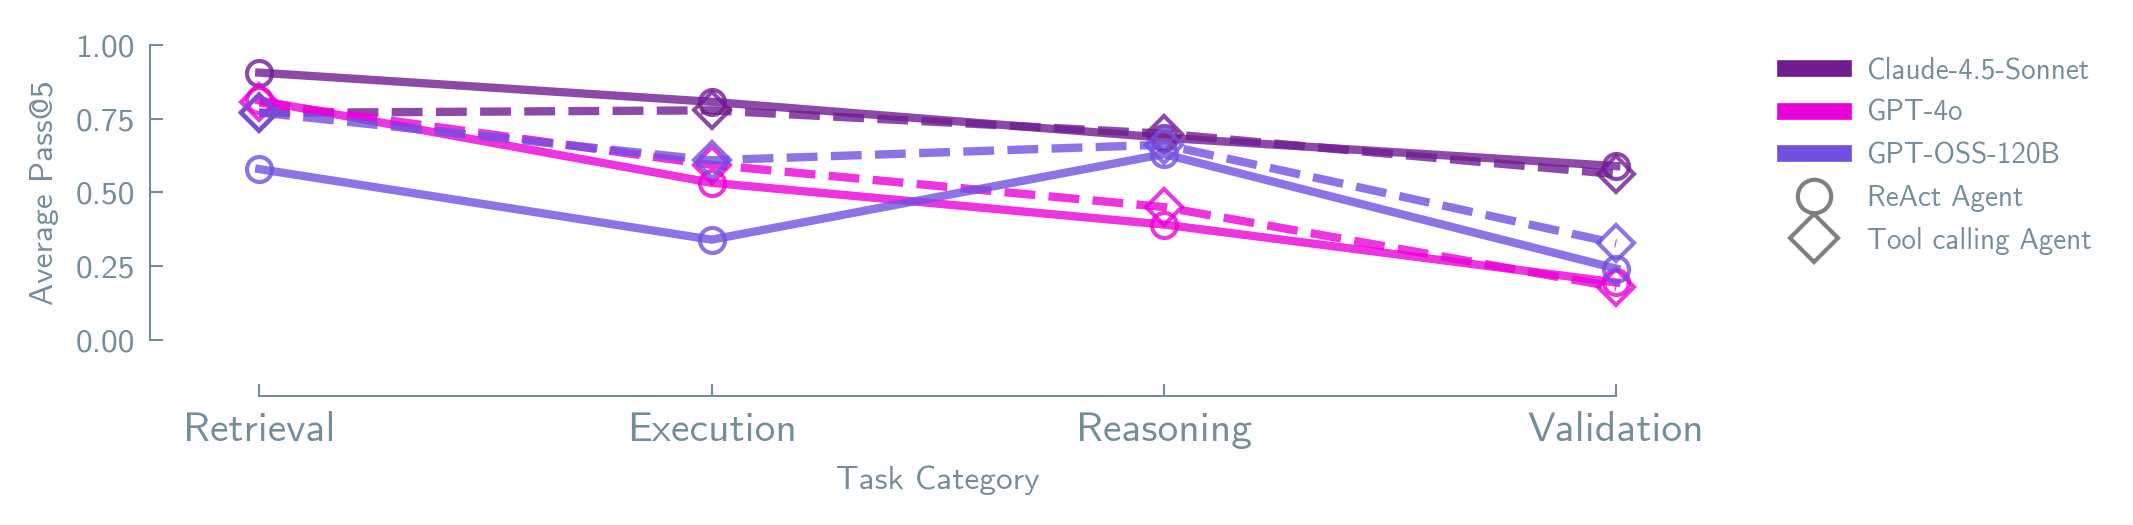

Here is the Python script that generated this plot:
"""
Plot performance (pass@5) across task categories for SUBTASKS ONLY.

This script:
1. Classifies subtasks into categories (retrieval, code_execution, experiment_execution, reasoning, validation)
2. Computes average pass@5 for each category across models and agent types
3. Creates a line plot showing performance comparison

IMPORTANT: Only analyzes rows where category='subtask' to exclude top-level tasks.
"""

import json
import sys
from collections import defaultdict
from pathlib import Path

import lama_aesthetics
import matplotlib.pyplot as plt
import numpy as np
from lama_aesthetics import ONE_COL_HEIGHT, TWO_COL_WIDTH
from lama_aesthetics.plotutils import range_frame
from matplotlib.lines import Line2D

# Add analysis and plot config to path
REPO_ROOT = Path(__file__).resolve().parent.parent.parent
sys.path.insert(0, str(REPO_ROOT / "analysis"))
sys.path.insert(0, str(REPO_ROOT / "plots"))

from loguru import logger  # noqa: E402
from plot_config import (  # noqa: E402
    AGENT_NAMES,
    FONT_SIZES,
    MODEL_COLOURS,
    MODEL_NAMES,
)
from plot_utils import load_reports_data  # noqa: E402

lama_aesthetics.get_style("main")


def load_category_tags():
    """Load the subtask category tags from JSON file."""
    tags_path = REPO_ROOT / "analysis" / "subtask_category_tags.json"
    with tags_path.open() as f:
        return json.load(f)


def get_env_key_mapping():
    """Map environment names in data to keys in category tags."""
    return {
        "spectra": "sptectra",
        "retro": "retrosynthesis",
        "afm": "afm",
        "catalyst": "catalyst",
        "md": "md",
        "ml": "ml",
        "resistor": "resistor",
        "wetlab": "wetlab",
    }


def classify_subtask(subtask, environment, category_tags):
    """
    Classify a subtask based on category tags with pattern matching.

    Args:
        subtask: Full subtask name
        environment: Environment name from data
        category_tags: Category tags dictionary

    Returns:
        Category string or None if not found
    """
    # Map environment name to tag key
    env_mapping = get_env_key_mapping()
    tag_env_key = env_mapping.get(environment, environment)

    # Get tags for this environment
    env_tags = category_tags.get(tag_env_key, {})
    if not env_tags:
        return None

    # AFM: pattern matching for subtasks
    if environment == "afm":
        # Match level 1-4 subtasks
        if "subtask_level_" in subtask:
            # Extract base name
            base_name = subtask.split("_level_")[0]
            if base_name + "_level_1" in env_tags:
                return env_tags[base_name + "_level_1"]

        # Direct match
        return env_tags.get(subtask)

    # Catalyst: extract generic pattern
    if environment == "catalyst":
        # Extract pattern (e.g., cu20_retrieve_structure -> retrieve_structure)  or si_retrieve_structure -> retrieve_structure)
        parts = subtask.split("_", 1)
        if len(parts) > 1:
            pattern = parts[1]
            if pattern in env_tags:
                return env_tags[pattern]
        return None

    # MD: nested structure by task type
    if environment == "md":
        # Extract task type and subtask name
        for task_type in ["melting", "quenching", "surface_energy", "surface"]:
            if task_type in subtask:
                task_tags = env_tags.get(task_type, {})
                if "subtask_" in subtask:
                    subtask_name = subtask.split("subtask_")[-1]
                    # Map variations
                    if subtask_name == "diffusion_coefficient":
                        subtask_name = "diffusivity"
                    elif subtask_name == "tg_calculation":
                        subtask_name = "tg_detection"
                    elif subtask_name == "equilibration":
                        subtask_name = "structure_retrieval"

                    if subtask_name in task_tags:
                        return task_tags[subtask_name]

        return None

    # ML: pattern matching
    if environment == "ml":
        # Extract generic pattern
        parts = subtask.split("_", 1)
        if len(parts) > 1 and parts[0].isdigit():
            task_name = parts[1]
            # Match batch_retrieve
            if (
                task_name.startswith("batch_retrieve_")
                and "batch_retrieve_*" in env_tags
            ):
                return env_tags["batch_retrieve_*"]
            # Direct match
            if task_name in env_tags:
                return env_tags[task_name]
        return None

    # Resistor: pattern matching
    if environment == "resistor":
        # Extract pattern (e.g., task_0_subnet_1 -> subnet_1)
        parts = subtask.split("_", 2)
        if len(parts) >= 3 and parts[0] == "task" and parts[1].isdigit():
            pattern = "_".join(parts[2:])
            if pattern in env_tags:
                return env_tags[pattern]
        return None

    # Retrosynthesis: pattern matching
    if environment == "retro":
        # Extract pattern (e.g., make_1_lvl1-apply_template-1 -> apply_template-1)
        if "-" in subtask:
            pattern = subtask.split("-", 1)[1]
            if pattern in env_tags:
                return env_tags[pattern]
        return None

    # Spectra: pattern matching
    if environment == "spectra":
        # Extract subtask number (e.g., ..._subtask_1 -> subtask_1)
        if "_subtask_" in subtask:
            subtask_num = "subtask_" + subtask.split("_subtask_")[-1]
            if subtask_num in env_tags:
                return env_tags[subtask_num]
        return None

    # Wetlab: pattern matching by level and sub number
    if environment == "wetlab":
        # e.g., qualysis_lvl2_03_sub4 -> level_2, qualysis_lvl2_*_sub4
        import re

        m = re.match(r"qualysis_lvl(\d+)_\d+_(sub\d+)", subtask)
        if m:
            level_key = f"level_{m.group(1)}"
            sub_key = f"qualysis_lvl{m.group(1)}_*_{m.group(2)}"
            level_tags = env_tags.get(level_key, {})
            if sub_key in level_tags:
                return level_tags[sub_key]
        return None

    return None


def main():
    """Generate the task category performance plot."""

    # Load data
    logger.info("Loading data...")
    reports_df = load_reports_data()
    category_tags = load_category_tags()

    # Filter to SUBTASKS ONLY
    reports_df = reports_df[reports_df["category"] == "subtask"].copy()
    logger.info(f"Filtered to {len(reports_df)} rows with category='subtask'")

    # Filter to comprehensive verbosity only
    df_comp = reports_df[reports_df["Tool Verbosity"] == "comprehensive"].copy()
    logger.info(f"Filtered to {len(df_comp)} rows with comprehensive verbosity")

    # Define category order (code_execution + experiment_execution merged into execution)
    category_order = [
        "retrieval",
        "execution",
        "reasoning",
        "validation",
    ]

    # Collect scores by (model, agent_type, category)
    scores_by_group = defaultdict(lambda: defaultdict(list))
    total_subtasks_processed = 0
    classified_count = 0

    for _, row in df_comp.iterrows():
        model = row["model"]
        agent_type = row["agent_type"]
        environment = row["environment"]
        task_results = row["Task Results"]

        if not isinstance(task_results, dict):
            continue

        # For each subtask, get score and classify
        for subtask, result in task_results.items():
            if not isinstance(result, dict):
                continue

            total_subtasks_processed += 1

            # Get pass@5 score (note: key is "Task Pass@5" in the data)
            pass_at_5 = result.get("Task Pass@5", None)
            if pass_at_5 is None:
                continue

            # Classify subtask
            category = classify_subtask(subtask, environment, category_tags)
            if category is None:
                continue

            # Merge code_execution and experiment_execution into execution
            if category in ("code_execution", "experiment_execution"):
                category = "execution"

            classified_count += 1

            # Store score
            scores_by_group[(model, agent_type)][category].append(pass_at_5)

    logger.info(f"Processed {total_subtasks_processed} subtask results")
    logger.info(
        f"Classified {classified_count} subtasks ({100 * classified_count / total_subtasks_processed:.1f}%)"
    )

    # Compute average scores
    avg_scores = {}
    for (model, agent_type), category_scores in scores_by_group.items():
        avg_scores[(model, agent_type)] = {
            cat: np.mean(scores) if scores else np.nan
            for cat, scores in category_scores.items()
        }

    # Create plot
    fig, ax = plt.subplots(1, 1, figsize=(TWO_COL_WIDTH, ONE_COL_HEIGHT))

    # Define visual mappings
    agent_display = dict(AGENT_NAMES)
    agent_markers = {
        "react": "o",
        "tool_calling": "D",
    }
    agent_linestyle = {
        "react": "-",
        "tool_calling": "--",
    }

    # Define x positions for categories
    x_values = np.arange(len(category_order))

    # Plot each model-agent combination
    for (model, agent_type), category_avgs in sorted(avg_scores.items()):
        # Get visual properties
        color = MODEL_COLOURS.get(model, "gray")
        marker = agent_markers.get(agent_type, "o")
        linestyle = agent_linestyle.get(agent_type, "-")
        model_display = MODEL_NAMES.get(model, model)
        agent_display_name = agent_display.get(agent_type, agent_type)

        # Build score array in category order
        y_values = [category_avgs.get(cat, np.nan) for cat in category_order]

        # Plot
        label = f"{model_display} ({agent_display_name})"
        ax.plot(
            x_values,
            y_values,
            color=color,
            marker=marker,
            linestyle=linestyle,
            markersize=6,
            label=label,
            alpha=0.8,
            fillstyle="none",
            linewidth=2,
        )

    # Customize axes
    ax.set_ylabel("Average Pass@5", fontsize=FONT_SIZES["tick_label"])
    ax.set_xlabel("Task Category", fontsize=FONT_SIZES["axis_label"])
    ax.set_ylim(0, 1)
    ax.set_yticks([0, 0.25, 0.5, 0.75, 1.0])
    ax.tick_params(axis="y", labelsize=FONT_SIZES["tick_label"])

    # Set x-axis labels
    category_labels = [cat.replace("_", "\n").title() for cat in category_order]
    ax.set_xticks(x_values)
    ax.set_xticklabels(category_labels, fontsize=FONT_SIZES["tick_label"])

    # Apply range frame
    range_frame(ax, np.array([0, len(category_order) - 1]), np.array([0, 1]), pad=0.05)

    # Create legend
    handles = []
    labels = []

    # Model colors
    for model in sorted({m for m, _ in avg_scores}):
        handles.append(Line2D([0], [0], color=MODEL_COLOURS.get(model, "gray"), lw=4))
        labels.append(MODEL_NAMES.get(model, model))

    # Agent markers
    for agent_type in sorted({a for _, a in avg_scores}):
        handles.append(
            Line2D(
                [0],
                [0],
                color="gray",
                marker=agent_markers.get(agent_type, "o"),
                markersize=8,
                linestyle="None",
                fillstyle="none",
            )
        )
        labels.append(f"{agent_display.get(agent_type, agent_type)} Agent")

    ax.legend(
        handles,
        labels,
        bbox_to_anchor=(1.05, 1),
        loc="upper left",
        fontsize=FONT_SIZES["legend"],
    )

    # Adjust layout and save
    plt.tight_layout()

    output_dir = Path(__file__).parent
    for ext in ["pdf", "png"]:
        output_path = output_dir / f"2c_task_category.{ext}"
        plt.savefig(output_path, dpi=300, bbox_inches="tight")
        logger.info(f"Saved: {output_path}")


if __name__ == "__main__":
    main()
